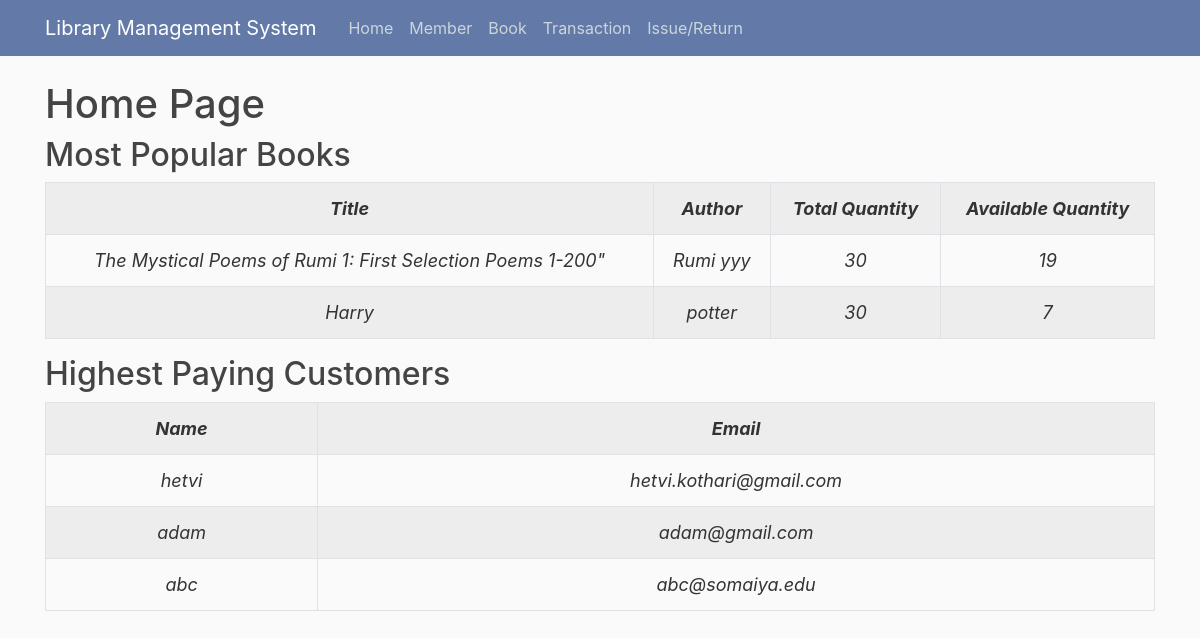
The page /home on the database its author committed.
### library/models.py (models this page shows, shortened)
class Book(db.Model):
    id = db.Column(db.Integer, primary_key=True)
    title = db.Column(db.String, nullable=False)
    authors = db.Column(db.String, nullable=False)
    average_rating = db.Column(db.Float, nullable=False)
    isbn = db.Column(db.Integer, nullable=False)
    isbn13 = db.Column(db.Integer, nullable=False)
    language_code = db.Column(db.String(300), nullable=False)
    num_pages = db.Column(db.Integer, nullable=False)
    ratings_count = db.Column(db.Integer, nullable=False)
    text_reviews_count = db.Column(db.Integer, nullable=False)
    publication_date = db.Column(db.Date, nullable=False)
    publisher = db.Column(db.String, nullable=False)
    total_quantity = db.Column(db.Integer, default=30)
    available_quantity = db.Column(db.Integer, default=30, nullable=True)
    total_issue = db.Column(db.Integer, default=10, nullable=True)
    transaction = db.relationship('Transaction', backref='book', lazy=True)
    def __repr__(self):
        return f"Post('{self.title}', '{self.authors}')"

class Member(db.Model):
    id = db.Column(db.Integer, primary_key=True)
    name = db.Column(db.String, nullable=False)
    email = db.Column(db.String, unique=True, nullable=False)
    debt = db.Column(db.Integer, default=0)
    total_fees = db.Column(db.Integer, default=0, nullable=True)
    transaction = db.relationship('Transaction', backref="member", lazy=True)
    def __repr__(self):
        return f"User('{self.name}')"

### library/routes.py (the view)
@app.route("/")
@app.route("/home")
def home():
    members = Member.query.order_by(Member.total_fees).all()
    members = members[:10]
    print(members)
    books = Book.query.order_by(Book.total_issue).all()
    books = books[:10]
    print(books)
    return render_template('home.html',members=members, books=books)

### library/templates/home.html
{% extends "layout.html" %}
{% block content %}
<h1> Home Page</h1>
<h2>Most Popular Books</h2>
<table class="table table-striped table-bordered table-responsive-lg">
    <tr>
        <th>Title</th>
        <th>Author</th>
        <th>Total Quantity</th>
        <th>Available Quantity</th>
    </tr>
    {% for book in books %}
    <tr>
        <td>{{ book.title }}</td>
        <td>{{ book.authors }}</td>
        <td>{{ book.total_quantity }}</td>
        <td>{{ book.available_quantity }}</td>
    </tr>
    {% endfor %}
</table>
<h2>Highest Paying Customers</h2>
<table class="table table-striped table-bordered table-responsive-lg">
    <tr>
        <th>Name</th>
        <th>Email</th>
    </tr>
    {% for member in members %}
    <tr>
        <td>{{ member.name }}</td>
        <td>{{ member.email }}</td>
    </tr>
    {% endfor %}
</table>
{% endblock %}

### library/templates/layout.html (shortened to what this page needs)
<!DOCTYPE html>
<html>
<head>
    <link rel="stylesheet" href="https://maxcdn.bootstrapcdn.com/bootstrap/4.0.0/css/bootstrap.min.css"
>
    <link rel="stylesheet" type="text/css" href="{{ url_for('static', filename='main.css') }}">
</head>
<body>
    <header class="site-header">
        <nav class="navbar navbar-expand-md navbar-dark bg-steel fixed-top">
            <div class="container">
                <a class="navbar-brand mr-4" href="{{ url_for('home')}}">Library Management System</a>
                <div class="collapse navbar-collapse" id="navbarToggle">
                    <div class="navbar-nav mr-auto">
                        <a class="nav-item nav-link" href="{{ url_for('home') }}">Home</a>
                        <a class="nav-item nav-link" href="{{ url_for('view_member')}}">Member</a>
                        <a class="nav-item nav-link" href="{{ url_for('view_book')}}">Book</a>
                        <a class="nav-item nav-link" href="{{ url_for('view_transaction')}}">Transaction</a>
                        <a class="nav-item nav-link" href="{{ url_for('add_transaction')}}">Issue/Return</a>
                    </div>
                </div>
            </div>
        </nav>
    </header>
    <main role="main" class="container">
        <div class="row">
            <div class="col-md-12">
                {% block content %}{% endblock %}
            </div>
        </div>
    </main>
</body>
</html>

### library/static/main.css (style rules this page uses)
body { background: #fafafa; color: #333333; margin-top: 5rem; overflow: scroll; }
h1, h2, h3, h4, h5, h6 { color: #444444; }
.bg-steel { background-color: #637aa8; }
.site-header .navbar-nav .nav-link { color: #cbd5db; }
table, th, td { border: 51px solid black; border-collapse: collapse; text-align: center; font-weight: 400; font-size: large; font-style: italic; font-family: -apple-system, BlinkMacSystemFont, 'Segoe UI', Roboto, Oxygen, Ubuntu, Cantarell, 'Open Sans', 'Helvetica Neue', sans-serif; }
th { font-weight: bold; }

### rows shown on the page
Book: title "The Mystical Poems of Rumi 1: First Selection Poems 1-200\"", authors "Rumi yyy", total_quantity "30", available_quantity "19"
Book: title "Harry", authors "potter", total_quantity "30", available_quantity "7"
Member: name "hetvi", email "hetvi.kothari@gmail.com"
Member: name "adam", email "adam@gmail.com"
Member: name "abc", email "abc@somaiya.edu"
